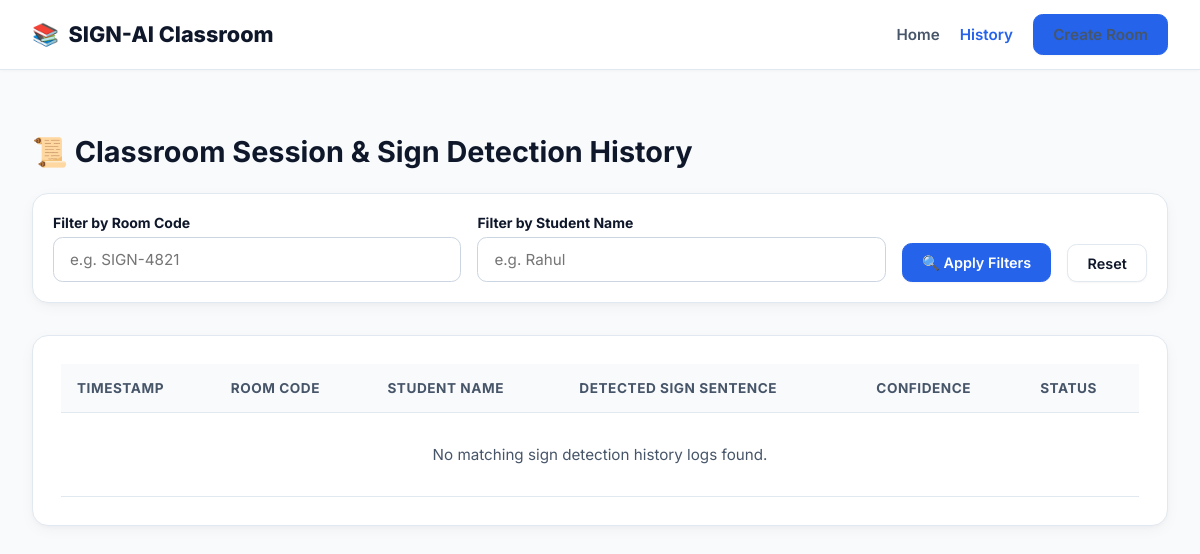
The app's page /history, older data.
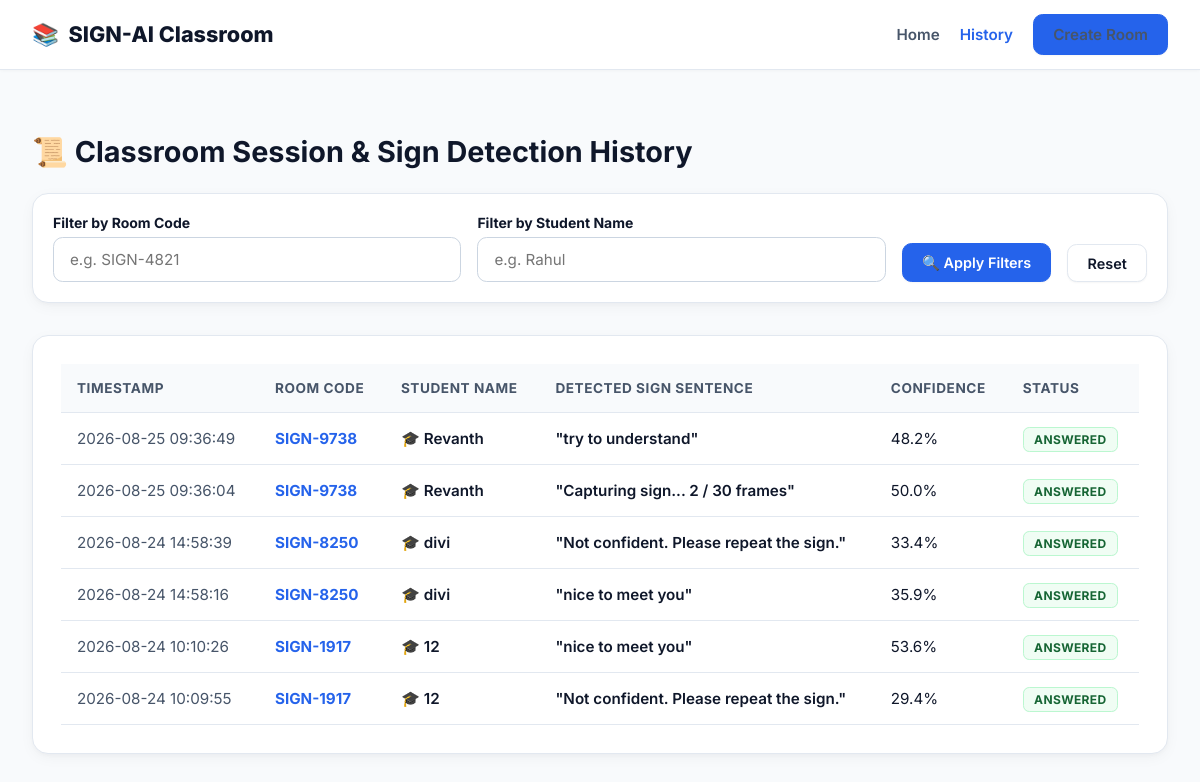
The same page, newer data.
### tables this page shows
CREATE TABLE student_responses (
                id INTEGER PRIMARY KEY AUTOINCREMENT,
                question_id TEXT NOT NULL,
                room_code TEXT NOT NULL,
                student_name TEXT NOT NULL,
                predicted_answer TEXT NOT NULL,
                confidence REAL NOT NULL,
                status TEXT DEFAULT 'ANSWERED',
                created_at TEXT NOT NULL,
                updated_at TEXT NOT NULL,
                FOREIGN KEY (question_id) REFERENCES questions (question_id),
                FOREIGN KEY (room_code) REFERENCES rooms (room_code)
            );

### app.py (the view)
@app.route('/history')
def history_page():
    room_code = request.args.get('room_code')
    student_name = request.args.get('student_name')
    logs = db.get_filtered_history(room_code=room_code, student_name=student_name)
    return render_template('history.html', logs=logs)

### app.py (called while the page is built)
@app.after_request
def add_header(response):
    response.headers['Cache-Control'] = 'no-cache, no-store, must-revalidate'
    response.headers['Pragma'] = 'no-cache'
    response.headers['Expires'] = '0'
    return response

### src/database.py (called while the page is built)
    def _get_connection(self):
        return sqlite3.connect(self.db_path)

### templates/history.html (shortened to what this page needs)
<!DOCTYPE html>
<html lang="en">
<head>
    <link rel="stylesheet" href="{{ url_for('static', filename='css/classroom.css') }}">
</head>
<body>
    <nav class="navbar">
        <div class="nav-brand">
            <span>📚</span>
            <a href="/" style="color: inherit; text-decoration: none;">SIGN-AI Classroom</a>
        </div>
        <div class="nav-links">
            <a href="/">Home</a>
            <a href="/history" class="active">History</a>
            <a href="/create-room" class="btn btn-primary">Create Room</a>
        </div>
    </nav>
    <div class="container" style="margin-top: 2rem;">
        <h2 style="font-size: 1.8rem; margin-bottom: 1.5rem;">📜 Classroom Session & Sign Detection History</h2>
        <div class="glass-card" style="margin-bottom: 2rem; padding: 1.25rem;">
            <form action="/history" method="GET" style="display: flex; gap: 1rem; align-items: flex-end; flex-wrap: wrap;">
                <div class="form-group" style="margin: 0; flex: 1; min-width: 200px;">
                    <label>Filter by Room Code</label>
                    <input type="text" name="room_code" class="form-control" placeholder="e.g. SIGN-4821" value="{{ request.args.get('room_code', '') }}">
                </div>
                <div class="form-group" style="margin: 0; flex: 1; min-width: 200px;">
                    <label>Filter by Student Name</label>
                    <input type="text" name="student_name" class="form-control" placeholder="e.g. Rahul" value="{{ request.args.get('student_name', '') }}">
                </div>
                <button type="submit" class="btn btn-primary">🔍 Apply Filters</button>
                <a href="/history" class="btn btn-secondary">Reset</a>
            </form>
        </div>
        <div class="glass-card">
            <table style="width: 100%; border-collapse: collapse; text-align: left;">
                <thead>
                    <tr style="border-bottom: 1px solid var(--border-color); color: var(--text-muted); font-size: 0.9rem;">
                        <th style="padding: 1rem;">Timestamp</th>
                        <th style="padding: 1rem;">Room Code</th>
                        <th style="padding: 1rem;">Student Name</th>
                        <th style="padding: 1rem;">Detected Sign Sentence</th>
                        <th style="padding: 1rem;">Confidence</th>
                        <th style="padding: 1rem;">Status</th>
                    </tr>
                </thead>
                <tbody>
                    {% for log in logs %}
                    <tr style="border-bottom: 1px solid var(--border-color);">
                        <td style="padding: 1rem; color: var(--text-muted);">{{ log.timestamp }}</td>
                        <td style="padding: 1rem; font-weight: 700; color: var(--primary-color);">{{ log.room_code }}</td>
                        <td style="padding: 1rem; font-weight: 600; color: var(--text-main);">🎓 {{ log.student_name }}</td>
                        <td style="padding: 1rem; font-weight: 600; color: var(--text-main);">"{{ log.detected_sentence }}"</td>
                        <td style="padding: 1rem;">{{ (log.confidence * 100)|round(1) }}%</td>
                        <td style="padding: 1rem;"><span class="badge badge-success">{{ log.status }}</span></td>
                    </tr>
                    {% else %}
                    <tr>
                        <td colspan="6" style="padding: 2rem; text-align: center; color: var(--text-muted);">No matching sign detection history logs found.</td>
                    </tr>
                    {% endfor %}
                </tbody>
            </table>
        </div>
    </div>
</body>
</html>

### static/css/classroom.css (style rules this page uses)
:root { --primary-color: #2563eb; --primary-hover: #1d4ed8; --primary-light: #eff6ff; --primary-border: #bfdbfe; --secondary-color: #0d9488; --secondary-light: #f0fdfa; --bg-dark: #f8fafc; --bg-white: #ffffff; --card-bg: #ffffff; --card-header-bg: #f8fafc; --border-color: #e2e8f0; --border-subtle: #f1f5f9; --text-main: #0f172a; --text-muted: #475569; --text-subtle: #64748b; --accent-green: #166534; --accent-green-bg: #f0fdf4; --accent-green-border: #bbf7d0; --accent-red: #dc2626; --accent-red-bg: #fef2f2; --accent-red-border: #fecaca; --accent-amber: #d97706; --accent-amber-bg: #fffbe6; --accent-amber-border: #fde68a; --shadow-sm: 0 1px 2px 0 rgba(0, 0, 0, 0.04); --shadow-md: 0 4px 16px -2px rgba(15, 23, 42, 0.05), 0 2px 4px -1px rgba(15, 23, 42, 0.03); --shadow-lg: 0 12px 32px -8px rgba(15, 23, 42, 0.08); }
* { box-sizing: border-box; margin: 0; padding: 0; font-family: 'Inter', system-ui, -apple-system, BlinkMacSystemFont, 'Segoe UI', Roboto, sans-serif; }
body { background-color: var(--bg-dark); color: var(--text-main); min-height: 100vh; display: flex; flex-direction: column; -webkit-font-smoothing: antialiased; }
.navbar { background: #ffffff; border-bottom: 1px solid var(--border-color); padding: 0.9rem 2rem; display: flex; justify-content: space-between; align-items: center; position: sticky; top: 0; z-index: 100; box-shadow: 0 1px 3px rgba(0, 0, 0, 0.03); }
.nav-brand { font-size: 1.35rem; font-weight: 700; color: var(--text-main); display: flex; align-items: center; gap: 0.6rem; }
.nav-brand a { color: var(--text-main); text-decoration: none; font-weight: 800; }
.nav-links { display: flex; gap: 1.25rem; align-items: center; }
.nav-links a { color: var(--text-muted); text-decoration: none; font-weight: 600; font-size: 0.95rem; transition: color 0.2s ease; }
.nav-links a:hover, .nav-links a.active { color: var(--primary-color); }
.btn { padding: 0.6rem 1.2rem; border-radius: 0.6rem; font-weight: 600; font-size: 0.9rem; cursor: pointer; border: 1px solid transparent; transition: all 0.2s ease; text-decoration: none; display: inline-flex; align-items: center; gap: 0.5rem; box-shadow: var(--shadow-sm); }
.btn-primary { background: var(--primary-color); color: #ffffff; border-color: var(--primary-color); }
.btn-secondary { background: #ffffff; color: var(--text-main); border: 1px solid var(--border-color); }
.container { max-width: 1400px; margin: 0 auto; padding: 2rem; width: 100%; flex: 1; }
.glass-card, .card { background: var(--card-bg); border: 1px solid var(--border-color); border-radius: 1rem; padding: 1.75rem; box-shadow: var(--shadow-md); transition: box-shadow 0.2s ease, border-color 0.2s ease; }
.badge { padding: 0.25rem 0.65rem; border-radius: 0.4rem; font-size: 0.75rem; font-weight: 700; text-transform: uppercase; letter-spacing: 0.03em; }
.badge-success { background: var(--accent-green-bg); color: var(--accent-green); border: 1px solid var(--accent-green-border); }
.form-group { margin-bottom: 1.25rem; }
.form-group label { display: block; font-size: 0.875rem; font-weight: 700; margin-bottom: 0.4rem; color: var(--text-main); }
.form-control { width: 100%; padding: 0.75rem 1rem; border-radius: 0.6rem; background: #ffffff; border: 1px solid #cbd5e1; color: var(--text-main); font-size: 0.95rem; transition: border-color 0.2s ease, box-shadow 0.2s ease; }
table { width: 100%; border-collapse: collapse; }
th, td { padding: 0.9rem 1rem; text-align: left; border-bottom: 1px solid var(--border-color); }
th { background: var(--bg-dark); color: var(--text-muted); font-weight: 700; font-size: 0.85rem; text-transform: uppercase; letter-spacing: 0.04em; }
td { color: var(--text-main); font-size: 0.95rem; }

Row changes from the older to the newer data that the page shows:
added student_responses: timestamp "2026-08-25 09:36:49", room_code "SIGN-9738", student_name "Revanth", detected_sentence "try to understand", (log.confidence*100)|round(1) "48.2", status "ANSWERED"
added student_responses: timestamp "2026-08-25 09:36:04", room_code "SIGN-9738", student_name "Revanth", detected_sentence "Capturing sign... 2 / 30 frames", (log.confidence*100)|round(1) "50.0", status "ANSWERED"
added student_responses: timestamp "2026-08-24 14:58:39", room_code "SIGN-8250", student_name "divi", detected_sentence "Not confident. Please repeat the sign.", (log.confidence*100)|round(1) "33.4", status "ANSWERED"
added student_responses: timestamp "2026-08-24 14:58:16", room_code "SIGN-8250", student_name "divi", detected_sentence "nice to meet you", (log.confidence*100)|round(1) "35.9", status "ANSWERED"
added student_responses: timestamp "2026-08-24 10:10:26", room_code "SIGN-1917", student_name "12", detected_sentence "nice to meet you", (log.confidence*100)|round(1) "53.6", status "ANSWERED"
added student_responses: timestamp "2026-08-24 10:09:55", room_code "SIGN-1917", student_name "12", detected_sentence "Not confident. Please repeat the sign.", (log.confidence*100)|round(1) "29.4", status "ANSWERED"
Text that changed along with them:
text no longer shown: "No matching sign detection history logs found."
